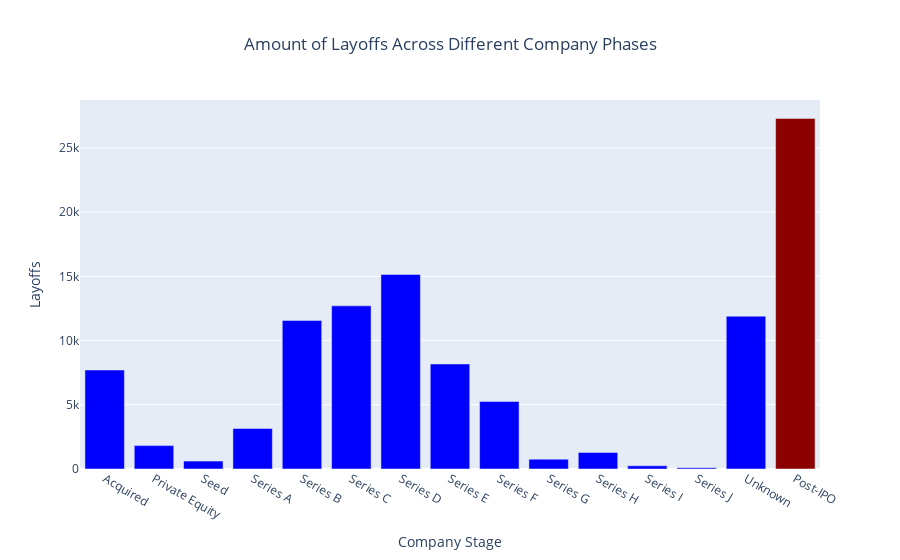

Notebook cell for this chart:
### Markdown cell above
## 5. Company Stages During Layoffs

### Code cell
# Group by stage and sum the layoffs
stage_layoffs = (
    clean_df
    .groupby('Stage')['Layoffs']
    .sum()
    .reset_index()
)

# Find the index of the row with the maximum 'Layoffs'
max_layoffs_index = stage_layoffs['Layoffs'].idxmax()

# Create a color array where only the maximum index is True and everything else False
colors = [i == max_layoffs_index for i in stage_layoffs.index]

# Histogram for distribution of company stages among the layoffs
fig_stage = px.bar(
    stage_layoffs,
    x = 'Stage',
    y = 'Layoffs',
    title = 'Amount of Layoffs Across Different Company Phases',
    color = colors,
    color_discrete_map = {False: 'blue', True: 'darkred'},
    labels = {'Stage': 'Company Stage'}
)

fig_stage.update_layout(title_x = 0.5, showlegend = False)

fig_stage.show()

### Figure 1 — Plotly figure (JSON) as saved in the notebook; plotly's stock layout.template omitted (floating-point values rounded to 4 significant figures)
{"data": [{"alignmentgroup": "True", "hovertemplate": "color=False<br>Company Stage=%{x}<br>Layoffs=%{y}<extra></extra>", "legendgroup": "False", "marker": {"color": "blue", "pattern": {"shape": ""}}, "name": "False", "offsetgroup": "False", "orientation": "v", "showlegend": true, "textposition": "auto", "type": "bar", "x": ["Acquired", "Private Equity", "Seed", "Series A", "Series B", "Series C", "Series D", "Series E", "Series F", "Series G", "Series H", "Series I", "Series J", "Unknown"], "xaxis": "x", "y": [7707, 1820, 614, 3156, 11568, 12702, 15147, 8177, 5264, 765, 1291, 245, 100, 11894], "yaxis": "y"}, {"alignmentgroup": "True", "hovertemplate": "color=True<br>Company Stage=%{x}<br>Layoffs=%{y}<extra></extra>", "legendgroup": "True", "marker": {"color": "darkred", "pattern": {"shape": ""}}, "name": "True", "offsetgroup": "True", "orientation": "v", "showlegend": true, "textposition": "auto", "type": "bar", "x": ["Post-IPO"], "xaxis": "x", "y": [27293], "yaxis": "y"}], "layout": {"barmode": "relative", "legend": {"title": {"text": "color"}, "tracegroupgap": 0}, "showlegend": false, "title": {"text": "Amount of Layoffs Across Different Company Phases", "x": 0.5}, "xaxis": {"anchor": "y", "domain": [0, 1], "title": {"text": "Company Stage"}}, "yaxis": {"anchor": "x", "domain": [0, 1], "title": {"text": "Layoffs"}}}}
